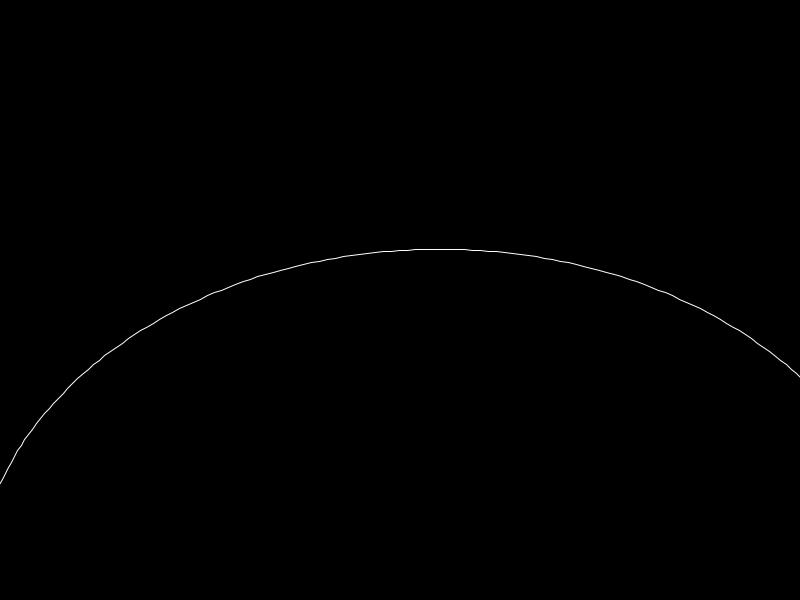
Frame 1 (no input)
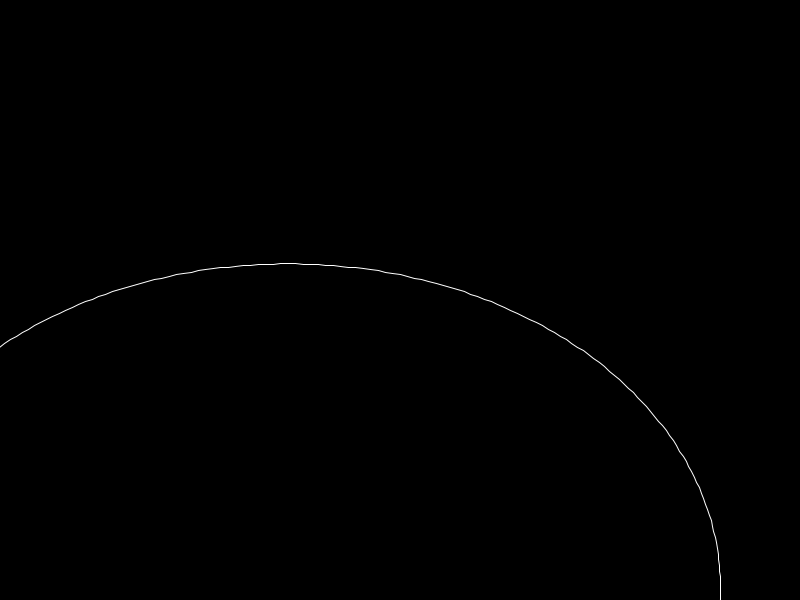
Frame 60 (the mouse pressed at the canvas centre just before this capture)
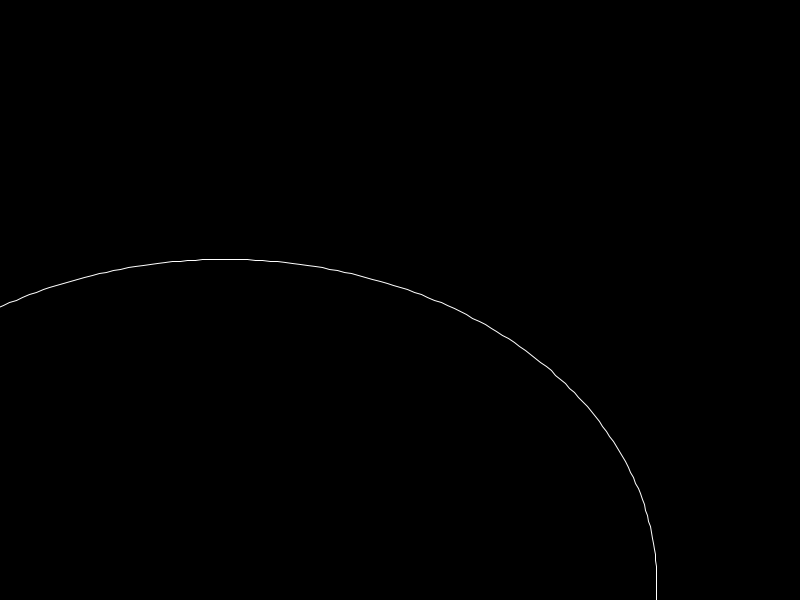
Frame 120 (the mouse held since frame 60 and released just before this capture)

The Processing sketch that drew these frames (run headless with seeded random() and noise(); from frame 60 on, the mouse is pressed at the canvas centre):

// Processing sketch: a2r3_sketch_Mouse_ReactivePiece
// ── a2r3_sketch_Mouse_ReactivePiece.pde
/*
  Assignment 2, Prompt 3
  The Mouse-Reactive Piece
  
  Make a program that animates
  elements in response to the user’s
  mouse position, and has character. 
 
*/

float xoff = 0;
float yoff = 1000;
float noiseScale = 0.02;
float sinScale = 0.1;
float cosScale = 0.1;
int seed = 1;

void setup() {
  size(800, 600);
  noiseSeed(seed);
}

void draw() {
  background(0);
  
  float sinVal = sin(frameCount * sinScale);
  float cosVal = cos(frameCount * cosScale);
  
  float x = map(sinVal, -1, 1, 0, width) + mouseX * 0.1;
  float y = map(cosVal, -1, 1, 0, height) + mouseY * 0.1;
  
  float noiseVal = noise(xoff, yoff) * 500;
  float noiseX = map(noiseVal, 0, 500, 0, width);
  float noiseY = map(noiseVal, 0, 500, 0, height);
  
  stroke(255);
  noFill();
  
  beginShape();
  for (int i = 0; i < 360; i++) {
    float rad = radians(i);
    float x1 = x + sin(rad) * noiseX;
    float y1 = y + cos(rad) * noiseY;
    vertex(x1, y1);
  }
  endShape(CLOSE);
  
  xoff += noiseScale;
  yoff += noiseScale;
}
